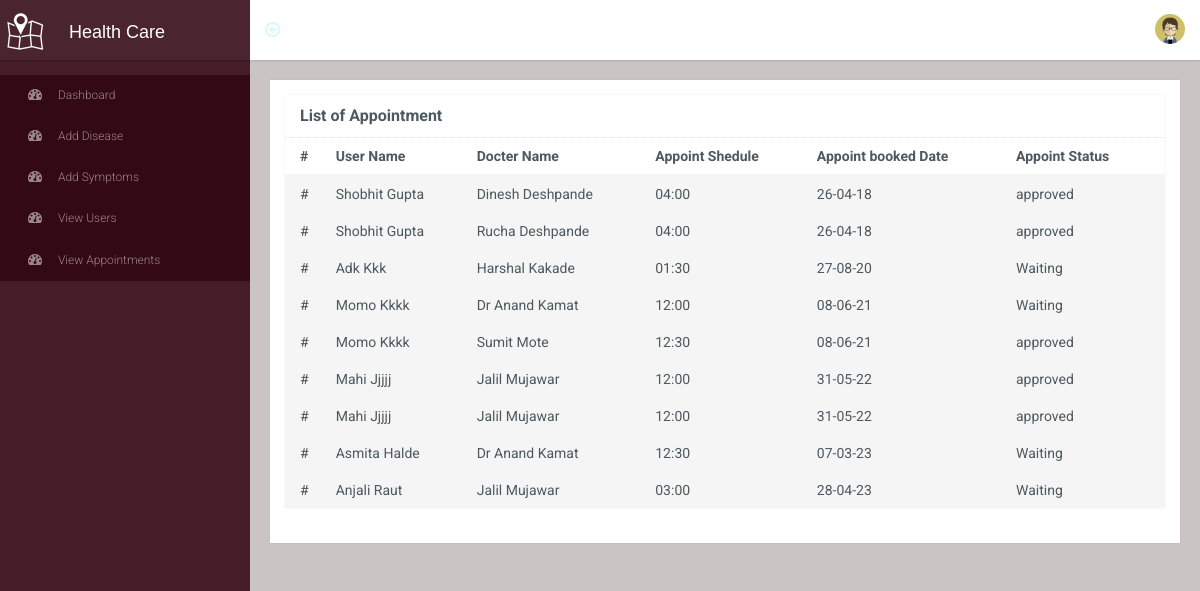
The app's page /admin/apresult.php (signed in) with its own data.
### tables this page shows
CREATE TABLE `apbook` (
  `ab_id` int(10) NOT NULL,
  `u_id` int(10) NOT NULL,
  `dr_id` int(10) NOT NULL,
  `ab_tm` varchar(100) NOT NULL,
  `ab_flag` int(10) NOT NULL,
  `ab_dt` varchar(100) NOT NULL
);

CREATE TABLE `user` (
  `u_id` int(11) NOT NULL,
  `u_name` varchar(200) NOT NULL,
  `u_cont` bigint(15) NOT NULL,
  `u_pass` varchar(500) NOT NULL,
  `u_flag` int(11) NOT NULL,
  `u_email` varchar(200) NOT NULL,
  `u_salt` longtext NOT NULL,
  `u_addr` varchar(500) NOT NULL,
  `pincode` varchar(50) NOT NULL
);

CREATE TABLE `dr` (
  `dr_id` int(10) NOT NULL,
  `dr_name` varchar(200) NOT NULL,
  `dr_email` varchar(200) NOT NULL,
  `dr_cont` bigint(15) NOT NULL,
  `dr_addr` varchar(500) NOT NULL,
  `dr_expi` varchar(500) NOT NULL,
  `dr_edu` varchar(500) NOT NULL,
  `dr_flag` int(10) NOT NULL,
  `dr_date` varchar(100) NOT NULL,
  `sp_id` int(10) NOT NULL,
  `pro_pic` varchar(500) NOT NULL,
  `city_id` int(10) NOT NULL,
  `dr_pass` text NOT NULL
);

### admin/apresult.php (the view, shortened to what this page needs)
<?php include("lock.php");?>
<!doctype html>
<html class="no-js" lang="">
<head>
<link rel="stylesheet" href="assets/css/vendor/animsition.min.css">
<link rel="stylesheet" href="assets/js/vendor/datetimepicker/css/bootstrap-datetimepicker.min.css">
<link rel="stylesheet" href="assets/js/vendor/chosen/chosen.css">
<link rel="stylesheet" href="assets/css/main.css">
</head>
<body id="oakleaf" class="main_Wrapper">
<div id="wrap" class="animsition">
	<?php require_once("header.php"); ?>
	<section id="content">
		<div class="page profile-page">
			<div class="pagecontent">
				<div class="row">
					<div class="col-md-12">
						<section class="boxs boxs-simple">
							<div class="boxs-body p-0">
								<div role="tabpanel">
									<div class="tab-content">
										<div role="tabpanel" class="tab-pane active" id="mypost">
					<section class="boxs ">
						<div class="boxs-header dvd dvd-btm">
							<h1 class="custom-font"><strong>List of Appointment  </strong> </h1>
						</div>
						<div class="boxs-body p-0">
						<div class="table-responsive">
							<table class="table ">
								<thead>
									<tr>
										<th>#</th>
										<th>User Name</th>
										<th>Docter Name</th>
										<th>Appoint Shedule</th>
										<th>Appoint booked Date</th>
										<th>Appoint Status</th>
									</tr>
								</thead>
								<tbody>
								<?php
								$aqry= $DBcon->query("SELECT d.*,b.*,u.* FROM  dr d,apbook b,user u WHERE b.u_id=u.u_id AND b.dr_id=d.dr_id");
								while($row=$aqry->fetch_array())
									{ ?>
									<tr class="active">
										<td>#</td>
										<td><?php echo $row['u_name']; ?></td>
										<td><?php echo $row['dr_name']; ?></td>
										<td><?php echo $row['ab_tm']; ?></td>
										<td><?php echo date('d-m-y',$row['ab_dt']); ?></td>
										<td><?php if($row['ab_flag']==2){
																echo"approved";
															 }elseif($row['ab_flag']==3){
																echo"Rejected";
																}else{
															echo"Waiting";
															 } ?></td>
									</tr>
	<?php } ?>
								</tbody>
							</table>
							</div>
						</div>
					</section>
										</div>
									</div>
								</div>
							</div>
						</section>
					</div>
				</div>
			</div>
		</div>
	</section>
</div>
</body>
</html>

### admin/header.php (shortened to what this page needs)
<section id="header">
	<header class="clearfix">
		<div class="branding"> <a class="brand" href="index.php"><span style="padding-left: 24px;
   line-height: 81px; font-size: 18px;
   ">Health Care</span></a> <a role="button" tabindex="0" class="offcanvas-toggle visible-xs-inline"><i class="fa fa-bars"></i></a> </div>
		<ul class="nav-left pull-left list-unstyled list-inline">
			<li class="leftmenu-collapse"><a role="button" tabindex="0" class="collapse-leftmenu"><i class="fa fa-arrow-circle-o-left"></i></a></li>
		</ul>
		<ul class="nav-right pull-right list-inline">
			<li class="dropdown nav-profile"> <a href class="dropdown-toggle" data-toggle="dropdown"> <img src="assets/images/dr.jpg" alt="" class="0 size-30x30"></a>
			</li>
		</ul>
	</header>
</section>
<div id="controls">
	<aside id="leftmenu">
		<div id="leftmenu-wrap">
			<div class="panel-group slim-scroll" role="tablist">
				<div class="panel panel-default">
					<div id="leftmenuNav" class="panel-collapse collapse in" role="tabpanel">
						<div class="panel-body">
							<ul id="navigation">
								<li><a href="index.php"><i class="fa fa-dashboard"></i> <span>Dashboard</span></a></li>
								<li><a href="add_speci.php"><i class="fa fa-dashboard"></i> <span>Add Disease</span></a></li>
								<li><a href="symptoms.php"><i class="fa fa-dashboard"></i> <span>Add Symptoms</span></a></li>
								<li><a href="users.php"><i class="fa fa-dashboard"></i> <span>View Users</span></a></li>
								<li><a href="apresult.php"><i class="fa fa-dashboard"></i> <span>View Appointments</span></a></li>
							</ul>
						</div>
					</div>
				</div>
			</div>
		</div>
	</aside>
</div>

### records on screen
apbook: u.u_name "Shobhit Gupta", dr.dr_name "Dinesh Deshpande", ab_tm "04:00", ab_dt "26-04-18", ab_flag "approved"
apbook: u.u_name "Shobhit Gupta", dr.dr_name "Rucha Deshpande", ab_tm "04:00", ab_dt "26-04-18", ab_flag "approved"
apbook: u.u_name "Adk Kkk", dr.dr_name "Harshal Kakade", ab_tm "01:30", ab_dt "27-08-20", ab_flag "Waiting"
apbook: u.u_name "Momo Kkkk", dr.dr_name "Dr Anand Kamat", ab_tm "12:00", ab_dt "08-06-21", ab_flag "Waiting"
apbook: u.u_name "Momo Kkkk", dr.dr_name "Sumit Mote", ab_tm "12:30", ab_dt "08-06-21", ab_flag "approved"
apbook: u.u_name "Mahi Jjjjj", dr.dr_name "Jalil Mujawar", ab_tm "12:00", ab_dt "31-05-22", ab_flag "approved"
apbook: u.u_name "Mahi Jjjjj", dr.dr_name "Jalil Mujawar", ab_tm "12:00", ab_dt "31-05-22", ab_flag "approved"
apbook: u.u_name "Asmita Halde", dr.dr_name "Dr Anand Kamat", ab_tm "12:30", ab_dt "07-03-23", ab_flag "Waiting"
apbook: u.u_name "Anjali Raut", dr.dr_name "Jalil Mujawar", ab_tm "03:00", ab_dt "28-04-23", ab_flag "Waiting"
